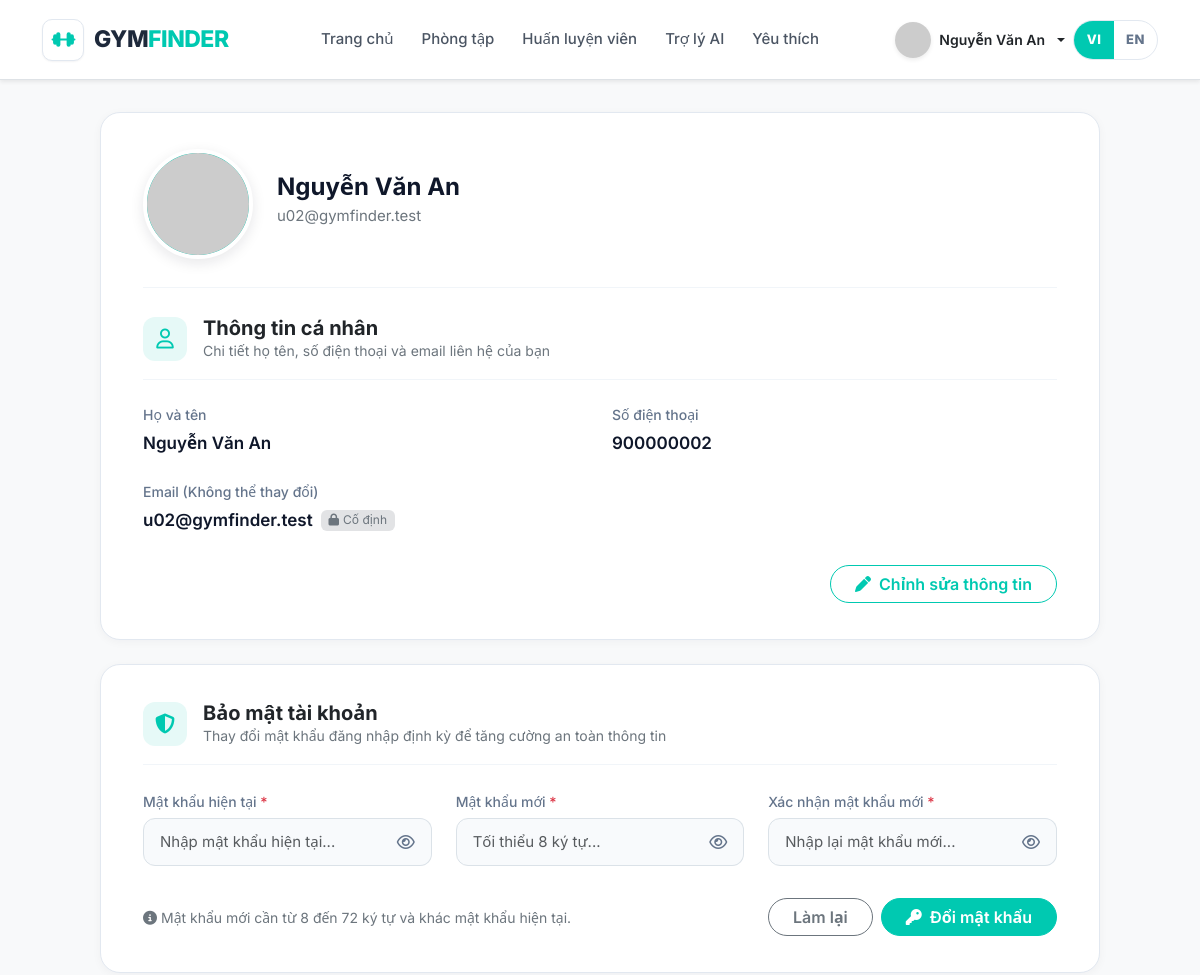
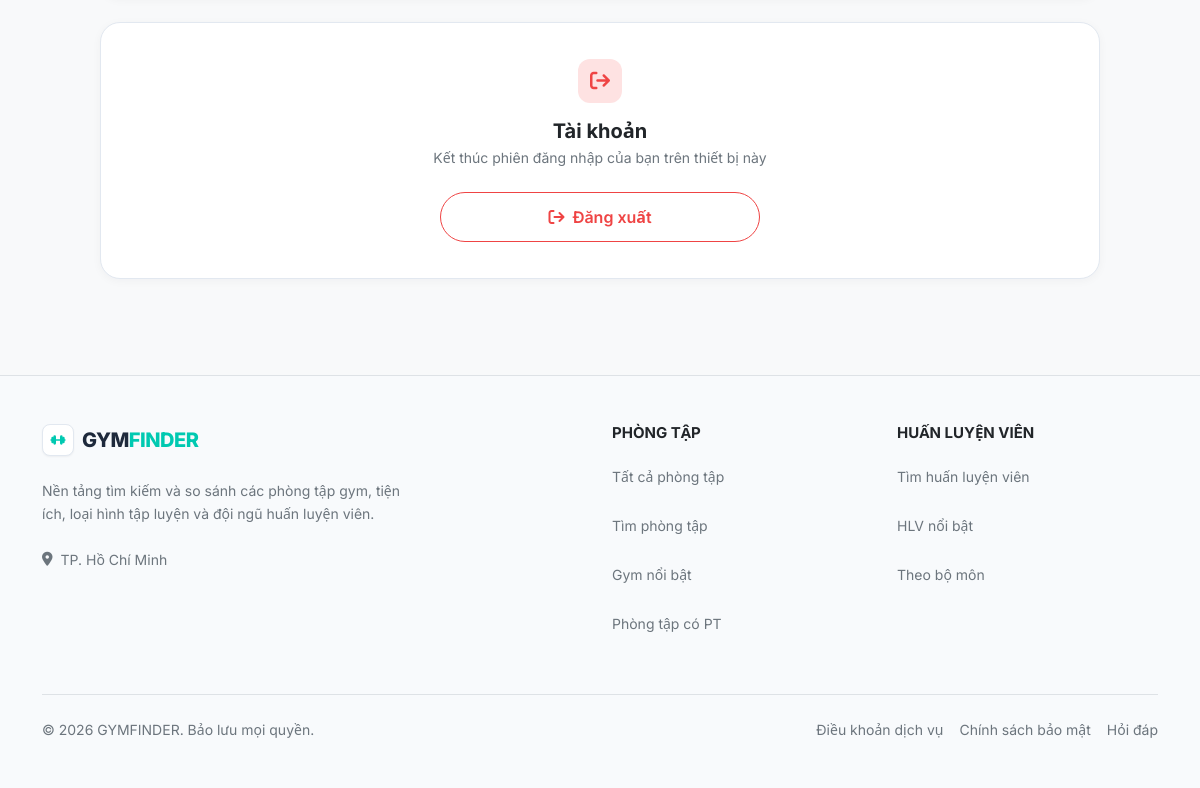
Page /pages/user/profile.php (signed in) on the committed database (2 pictures, top to bottom).
### tables this page shows
CREATE TABLE users (
  id            INT UNSIGNED NOT NULL AUTO_INCREMENT,
  full_name     VARCHAR(100) NOT NULL,
  email         VARCHAR(255) NOT NULL,
  phone         VARCHAR(20)  NULL,
  password_hash VARCHAR(255) NOT NULL,
  avatar_url    VARCHAR(255) NULL,
  role          ENUM('user','admin')    NOT NULL DEFAULT 'user',
  status        ENUM('active','locked') NOT NULL DEFAULT 'active',
  last_login_at DATETIME NULL,
  created_at    DATETIME NOT NULL DEFAULT CURRENT_TIMESTAMP,
  updated_at    DATETIME NOT NULL DEFAULT CURRENT_TIMESTAMP ON UPDATE CURRENT_TIMESTAMP,

  PRIMARY KEY (id),
  UNIQUE KEY uq_users_email (email),
  UNIQUE KEY uq_users_phone (phone),
  KEY idx_users_role_status (role, status),

  CONSTRAINT chk_users_phone
    CHECK (phone IS NULL OR phone REGEXP '^\\+?[0-9]{9,14}$')
);

### backend/helpers.php (called while the page is built, shortened)
<?php
function gf_url(string $path = ''): string
{
    $prefix = $GLOBALS['GF_PREFIX'] ?? '';
    return $prefix . ltrim($path, '/');
}
function gf_h(?string $s): string
{
    $text = (string) $s;
    if (function_exists('gf_t')) {
        $text = gf_t($text);
    }
    return htmlspecialchars($text, ENT_QUOTES | ENT_SUBSTITUTE, 'UTF-8');
}
function gf_resolve_image_url(?string $url): ?string
{
    if ($url === null) {
        return null;
    }
    $url = trim($url);
    if (!preg_match('#^/?uploads/([A-Za-z0-9._-]+\.(?:jpg|jpeg|png|webp))$#i', $url, $m)) {
        return null;
    }
    $filename = $m[1];
    return gf_url('uploads/' . $filename);
}
function gf_avatar_fallback(string $name = 'User'): string
{
    $clean = trim($name) !== '' ? trim($name) : 'User';
    return 'https://ui-avatars.com/api/?name=' . urlencode($clean) . '&background=00c9b1&color=fff';
}
function gf_avatar(?string $url, int $id = 0, string $name = 'User'): string
{
    $resolved = gf_resolve_image_url($url);
    return gf_avatar_fallback($name);
}
function gf_logo(string $variant = 'header', ?string $href = null, string $extraClass = '', bool $asLink = true): string
{
    $logoVariant = $variant;
    $logoHref = $href;
    $logoClass = $extraClass;
    $logoAsLink = $asLink;
    require dirname(__DIR__) . '/includes/logo.php';
    return ob_get_clean() ?: '';
}

### backend/auth.php (called while the page is built, shortened)
<?php
function gf_current_user(): ?array
{
    $id = $_SESSION['user_id'] ?? null;
    $st = gf_pdo()->prepare('SELECT id, full_name, email, phone, avatar_url, role, status, created_at, updated_at FROM users WHERE id = ?');
    $st->execute([(int) $id]);
    $user = $st->fetch() ?: null;
    return $user ?: null;
}

### backend/db.php (called while the page is built, shortened)
<?php
function gf_pdo(): PDO
{
    return $GLOBALS['GF_PDO'];
}

### pages/user/profile.php (the view, shortened to what this page needs)
<?php
require dirname(__DIR__, 2) . '/includes/layout_head.php';
require dirname(__DIR__, 2) . '/includes/header.php';
?>
<?php if (!$user): ?>
<main class="flex-grow-1">
    <div class="container text-center py-5 mt-5">
        <div class="mb-4"><span class="d-inline-flex align-items-center justify-content-center bg-white rounded-circle shadow-sm" style="width:100px;height:100px"><i class="fa-solid fa-user text-secondary" style="font-size:40px;color:#cbd5e1!important"></i></span></div>
        <h2 class="fw-bold mb-3"><?= gf_h(gf_t('Đăng nhập để xem hồ sơ')) ?></h2>
        <p class="text-secondary mx-auto mb-4" style="max-width:500px"><?= gf_h(gf_t('Vui lòng đăng nhập để xem và cập nhật thông tin cá nhân, ảnh đại diện và mật khẩu.')) ?></p>
        <a href="<?= gf_h(gf_url('pages/auth/login.php?redirect=' . urlencode(gf_url('pages/user/profile.php')))) ?>" class="btn btn-primary rounded-pill px-5 py-2 fw-semibold"><?= gf_h(gf_t('Đăng nhập / Đăng ký')) ?></a>
    </div>
</main>
<?php else: ?>
<div class="profile-page" id="profilePage">
    <div class="profile-panel">
        <div class="profile-hero">
            <div class="profile-avatar-wrap">
                <img id="profileAvatar" src="<?= gf_h(gf_avatar($user['avatar_url'] ?? null, !empty($user['avatar_url']) ? (int)$user['id'] : 0, $user['full_name'])) ?>" class="profile-avatar" alt="Avatar">
            </div>
            <div>
                <h2 class="fw-bold mb-1" style="font-size: 24px; color: #0f172a;"><?= gf_h($user['full_name']) ?></h2>
                <div class="text-secondary mb-2" style="font-size: 15px;"><?= gf_h($user['email']) ?></div>
            </div>
        </div>
        <div class="profile-view">
            <div class="profile-panel-header">
                <div class="profile-icon-badge"><i class="fa-regular fa-user"></i></div>
                <div>
                    <h3 class="fw-bold fs-5 mb-0 text-dark"><?= gf_h(gf_t('Thông tin cá nhân')) ?></h3>
                    <div class="text-secondary small"><?= gf_h(gf_t('Chi tiết họ tên, số điện thoại và email liên hệ của bạn')) ?></div>
                </div>
            </div>
            <div class="row g-4 mb-4">
                <div class="col-md-6">
                    <div class="profile-label"><?= gf_h(gf_t('Họ và tên')) ?></div>
                    <div class="profile-value"><?= gf_h($user['full_name']) ?></div>
                </div>
                <div class="col-md-6">
                    <div class="profile-label"><?= gf_h(gf_t('Số điện thoại')) ?></div>
                    <div class="profile-value"><?= gf_h($user['phone'] ?: 'Chưa cập nhật') ?></div>
                </div>
                <div class="col-md-12">
                    <div class="profile-label"><?= gf_h(gf_t('Email (Không thể thay đổi)')) ?></div>
                    <div class="profile-value d-flex align-items-center gap-2">
                        <span><?= gf_h($user['email']) ?></span>
                        <span class="badge bg-secondary-subtle text-secondary fw-normal" style="font-size: 12px;"><i class="fa-solid fa-lock me-1"></i><?= gf_h(gf_t('Cố định')) ?></span>
                    </div>
                </div>
            </div>
            <div class="text-end pt-2">
                <button type="button" class="btn btn-outline-primary rounded-pill px-4 fw-semibold" onclick="document.getElementById('profilePage').classList.add('editing')">
                    <i class="fa-solid fa-pen me-2"></i><?= gf_h(gf_t('Chỉnh sửa thông tin')) ?>
                </button>
            </div>
        </div>
    </div>
    <div class="profile-panel">
        <div class="profile-panel-header">
            <div class="profile-icon-badge"><i class="fa-solid fa-shield-halved"></i></div>
            <div>
                <h3 class="fw-bold fs-5 mb-0 text-dark"><?= gf_h(gf_t('Bảo mật tài khoản')) ?></h3>
                <div class="text-secondary small"><?= gf_h(gf_t('Thay đổi mật khẩu đăng nhập định kỳ để tăng cường an toàn thông tin')) ?></div>
            </div>
        </div>
        <form id="passwordChangeForm" method="post" class="js-form-validate" novalidate onsubmit="handlePasswordSubmit(event)">
            <div class="row g-4 mb-4">
                <div class="col-12 col-md-4">
                    <label class="form-label profile-label" for="currentPassword"><?= gf_h(gf_t('Mật khẩu hiện tại')) ?> <span class="text-danger">*</span></label>
                    <div class="input-group input-password-wrap">
                        <input type="password" id="currentPassword" name="current_password" class="form-control profile-edit-input" placeholder="<?= gf_h(gf_t('Nhập mật khẩu hiện tại...')) ?>" required data-required-msg="<?= gf_h(gf_t('Vui lòng nhập mật khẩu hiện tại.')) ?>" autocomplete="current-password">
                        <button class="btn btn-toggle-password" type="button" aria-label="<?= gf_h(gf_t('Hiện hoặc ẩn mật khẩu')) ?>" onclick="togglePasswordVisibility('currentPassword', this)">
                            <i class="fa-regular fa-eye"></i>
                        </button>
                    </div>
                </div>
                <div class="col-12 col-md-4">
                    <label class="form-label profile-label" for="newPassword"><?= gf_h(gf_t('Mật khẩu mới')) ?> <span class="text-danger">*</span></label>
                    <div class="input-group input-password-wrap">
                        <input type="password" id="newPassword" name="new_password" class="form-control profile-edit-input" placeholder="<?= gf_h(gf_t('Tối thiểu 8 ký tự...')) ?>" minlength="8" required data-required-msg="<?= gf_h(gf_t('Vui lòng nhập mật khẩu mới.')) ?>" data-minlength-msg="<?= gf_h(gf_t('Mật khẩu tối thiểu 8 ký tự.')) ?>" autocomplete="new-password">
                        <button class="btn btn-toggle-password" type="button" aria-label="<?= gf_h(gf_t('Hiện hoặc ẩn mật khẩu')) ?>" onclick="togglePasswordVisibility('newPassword', this)">
                            <i class="fa-regular fa-eye"></i>
                        </button>
                    </div>
                </div>
                <div class="col-12 col-md-4">
                    <label class="form-label profile-label" for="confirmPassword"><?= gf_h(gf_t('Xác nhận mật khẩu mới')) ?> <span class="text-danger">*</span></label>
                    <div class="input-group input-password-wrap">
                        <input type="password" id="confirmPassword" name="confirm_password" class="form-control profile-edit-input" placeholder="<?= gf_h(gf_t('Nhập lại mật khẩu mới...')) ?>" minlength="8" required data-required-msg="<?= gf_h(gf_t('Vui lòng xác nhận mật khẩu mới.')) ?>" data-minlength-msg="<?= gf_h(gf_t('Mật khẩu tối thiểu 8 ký tự.')) ?>" autocomplete="new-password">
                        <button class="btn btn-toggle-password" type="button" aria-label="<?= gf_h(gf_t('Hiện hoặc ẩn mật khẩu')) ?>" onclick="togglePasswordVisibility('confirmPassword', this)">
                            <i class="fa-regular fa-eye"></i>
                        </button>
                    </div>
                </div>
            </div>
            <div class="d-flex align-items-center justify-content-between pt-2 flex-wrap gap-3">
                <div class="small text-secondary">
                    <i class="fa-solid fa-circle-info me-1"></i><?= gf_h(gf_t('Mật khẩu mới cần từ 8 đến 72 ký tự và khác mật khẩu hiện tại.')) ?>
                </div>
                <div class="d-flex gap-2">
                    <button type="reset" class="btn btn-outline-secondary rounded-pill px-4 fw-semibold" onclick="resetPasswordForm()">
                        <?= gf_h(gf_t('Làm lại')) ?>
                    </button>
                    <button type="submit" class="btn btn-primary rounded-pill px-4 fw-semibold">
                        <i class="fa-solid fa-key me-2"></i><?= gf_h(gf_t('Đổi mật khẩu')) ?>
                    </button>
                </div>
            </div>
        </form>
    </div>
    <div class="profile-panel profile-account text-center">
        <div class="profile-icon-badge mx-auto mb-3" style="background:#fee2e2; color:#ef4444;"><i class="fa-solid fa-arrow-right-from-bracket"></i></div>
        <h3 class="fw-bold fs-5 mb-1 text-dark"><?= gf_h(gf_t('Tài khoản')) ?></h3>
        <p class="text-secondary small mb-4"><?= gf_h(gf_t('Kết thúc phiên đăng nhập của bạn trên thiết bị này')) ?></p>
        <div>
            <form method="post" action="<?= gf_h(gf_url('pages/auth/logout.php')) ?>">
                <button class="btn btn-logout" type="submit">
                    <i class="fa-solid fa-arrow-right-from-bracket me-2"></i><?= gf_h(gf_t('Đăng xuất')) ?>
                </button>
            </form>
        </div>
    </div>
</div>
<?php endif; ?>
<?php require dirname(__DIR__, 2) . '/includes/footer.php'; ?>

### includes/header.php (shortened to what this page needs)
<?php
$user = gf_current_user();
$home = gf_url('index.php');
$currentScript = str_replace('\\', '/', (string)($_SERVER['SCRIPT_NAME'] ?? ''));
$gymActive = str_contains($currentScript, '/pages/gyms/');
$trainerActive = str_contains($currentScript, '/pages/trainers/');
$favoriteActive = str_contains($currentScript, '/pages/user/favorites.php');
$aiActive = str_contains($currentScript, '/pages/ai/');
$isAdmin = ($user && ($user['role'] ?? '') === 'admin');
?>
    <nav class="navbar navbar-expand-lg navbar-light bg-white sticky-top shadow-sm border-bottom">
    <div class="container">
        <?= gf_logo('header', $home, 'navbar-brand') ?>
        <div class="collapse navbar-collapse" id="navbarContent">
            <ul class="navbar-nav mx-auto mb-2 mb-lg-0">
                <li class="nav-item"><a class="nav-link <?= basename($currentScript) === 'index.php' && !$trainerActive && !$aiActive ? 'active' : '' ?>" href="<?= gf_h($home) ?>"><?= gf_h(gf_t('Trang chủ')) ?></a></li>
                <li class="nav-item"><a class="nav-link <?= $gymActive ? 'active' : '' ?>" href="<?= gf_h(gf_url('pages/gyms/search.php')) ?>"><?= gf_h(gf_t('Phòng tập')) ?></a></li>
                <li class="nav-item"><a class="nav-link <?= $trainerActive ? 'active' : '' ?>" href="<?= gf_h(gf_url('pages/trainers/index.php')) ?>"><?= gf_h(gf_t('Huấn luyện viên')) ?></a></li>
                <?php if (!$isAdmin): ?>
                <li class="nav-item"><a class="nav-link <?= $aiActive ? 'active' : '' ?>" href="<?= gf_h(gf_url('pages/ai/chat.php')) ?>"><?= gf_h(gf_t('Trợ lý AI')) ?></a></li>
                <li class="nav-item"><a class="nav-link <?= $favoriteActive ? 'active' : '' ?>" href="<?= gf_h(gf_url('pages/user/favorites.php')) ?>"><?= gf_h(gf_t('Yêu thích')) ?></a></li>
                <?php endif; ?>
            </ul>
            <div class="d-flex flex-wrap align-items-center gap-2 mt-3 mt-lg-0 navbar-user-actions">
                <?php if ($user): ?>
                    <div class="dropdown w-100 w-lg-auto navbar-user-dropdown">
                        <a href="#" class="d-flex align-items-center gap-2 text-decoration-none text-dark dropdown-toggle min-w-0" data-bs-toggle="dropdown">
                            <img src="<?= gf_h(gf_avatar($user['avatar_url'] ?? null, !empty($user['avatar_url']) ? (int) $user['id'] : 0, $user['full_name'])) ?>" alt="" width="36" height="36" class="rounded-circle shadow-sm" style="width:36px;height:36px;object-fit:cover;object-position:center;aspect-ratio:1/1;flex:0 0 36px" onerror="this.onerror=null;this.src='<?= gf_h(gf_avatar_fallback($user['full_name'])) ?>';">
                            <span class="fw-semibold text-truncate" style="font-size: 14px; max-width: 160px;"><?= gf_h($user['full_name']) ?></span>
                        </a>
                    </div>
                <?php endif; ?>
                <?= gf_lang_switch_html() ?>
            </div>
        </div>
    </div>
</nav>

### rows in the picture
users: full_name "Nguyễn Văn An", email "u02@gymfinder.test", phone "900000002"

### other values in the picture
gf_h(gf_t('Trang chủ')) "Trang chủ"
gf_h(gf_t('Phòng tập')) "Phòng tập"
gf_h(gf_t('Huấn luyện viên')) "Huấn luyện viên"
gf_h(gf_t('Trợ lý AI')) "Trợ lý AI"
gf_h(gf_t('Yêu thích')) "Yêu thích"
gf_h(gf_t('Thông tin cá nhân')) "Thông tin cá nhân"
gf_h(gf_t('Chi tiết họ tên, số điện thoại và email liên hệ của bạn')) "Chi tiết họ tên, số điện thoại và email liên hệ của bạn"
gf_h(gf_t('Họ và tên')) "Họ và tên"
gf_h(gf_t('Số điện thoại')) "Số điện thoại"
gf_h(gf_t('Email (Không thể thay đổi)')) "Email (Không thể thay đổi)"
gf_h(gf_t('Cố định')) "Cố định"
gf_h(gf_t('Chỉnh sửa thông tin')) "Chỉnh sửa thông tin"
gf_h(gf_t('Bảo mật tài khoản')) "Bảo mật tài khoản"
gf_h(gf_t('Mật khẩu hiện tại')) "Mật khẩu hiện tại"
gf_h(gf_t('Mật khẩu mới')) "Mật khẩu mới"
